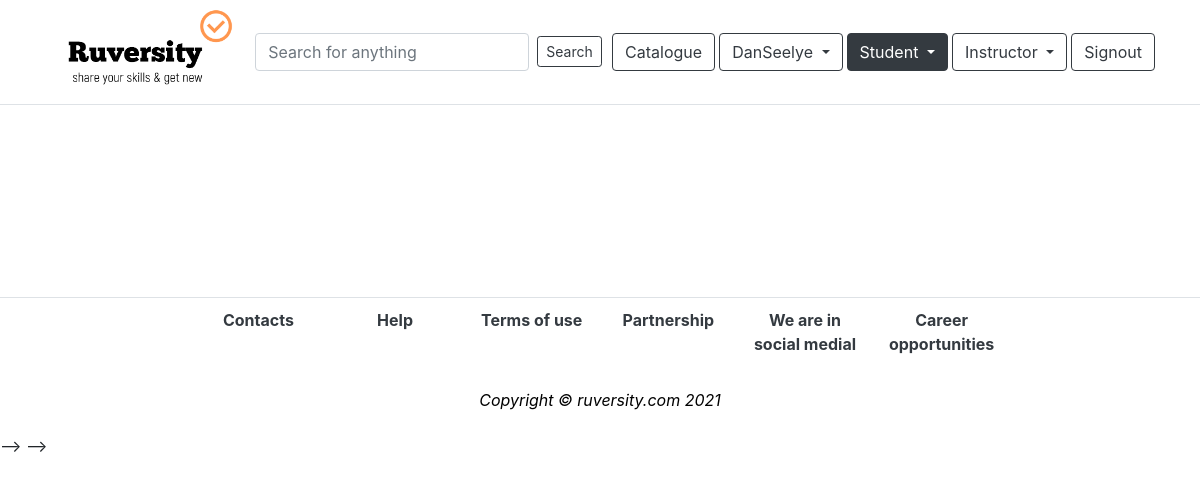
Page /mycourses/ (signed in) on the earlier database version.
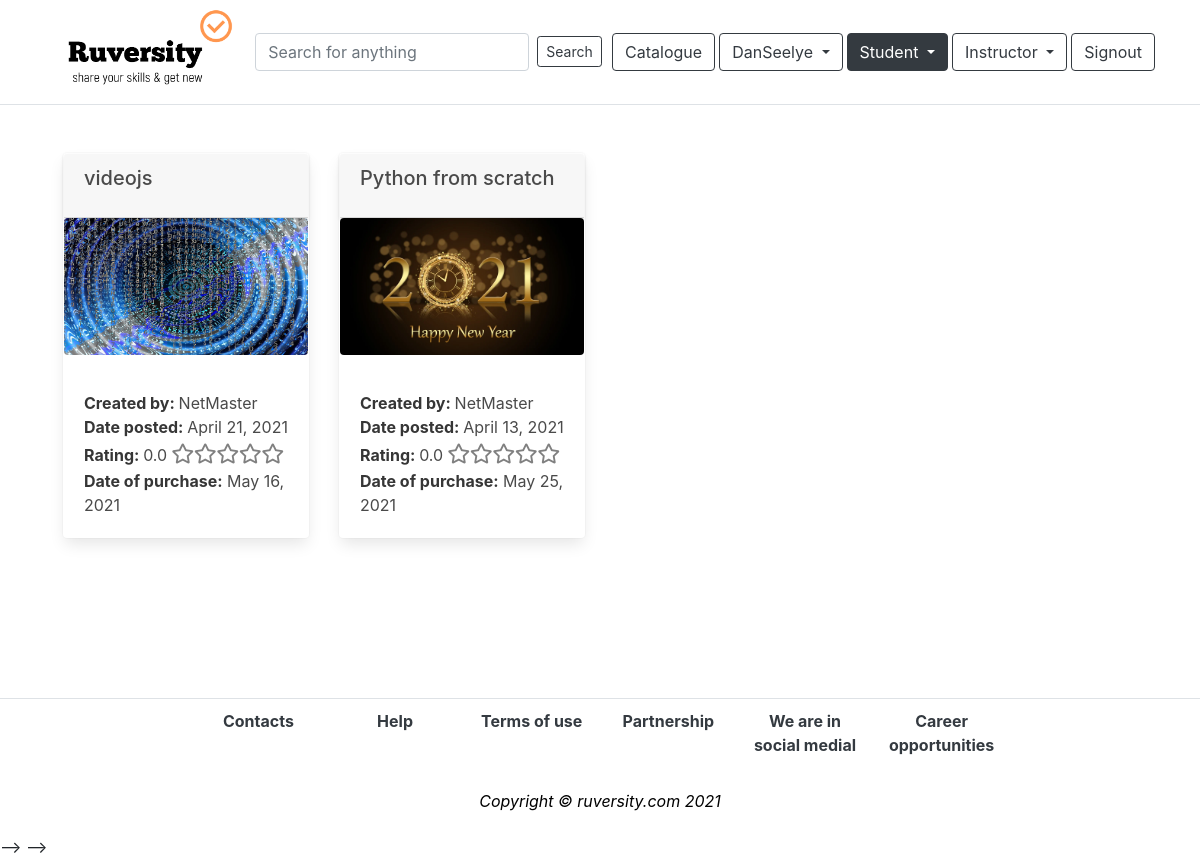
Same page on the later database version.
### app_content/models.py (models this page shows, shortened)
class Transaction(models.Model):
    course = models.ForeignKey(MainSubject, on_delete=models.DO_NOTHING)
    buyer = models.ForeignKey(User, on_delete=models.DO_NOTHING)
    date_bought = models.DateField(auto_now_add=True)
    paid_amount = models.FloatField(null=True)

class MainSubject(models.Model):
    category = models.ForeignKey(Category, on_delete=models.DO_NOTHING)
    title = models.CharField(max_length=100)
    description = models.TextField(null=True)
    prerequisite = models.TextField(null=True)
    date_posted = models.DateField(auto_now_add=True)
    thumbnail_file = models.FileField(upload_to='uploads')
    author = models.ForeignKey(User, on_delete=models.DO_NOTHING)
    price = models.ForeignKey(Price, on_delete=models.DO_NOTHING)
    language = models.ForeignKey(Language, on_delete=models.DO_NOTHING)
    percent = models.CharField(max_length=50, default='0%')
    total = models.IntegerField(default=0)  # Общее число баллов
    quantity = models.IntegerField(default=0)  # Кол-во оценок
    av_rating = models.DecimalField(max_digits=3, decimal_places=1, default=0)  # average rating
    transactions = models.IntegerField(default=0)#counter
    reviews = models.IntegerField(default=0)#counter
    ready = models.BooleanField(default=False)
    checked = models.BooleanField(default=False)
    blocked = models.BooleanField(default=False)
    discount_programs = models.BooleanField(default=True)
    length = models.DecimalField(max_digits=5, decimal_places=2, default=0)

### app_mycourses/views.py (the view)
# urls.py: path('', views.mycourses, name='mycourses'),
def mycourses(request):
    if request.user.is_authenticated:
        my_courses = Transaction.objects.filter(buyer=request.user)
        paginator = Paginator(my_courses, 8)
        page = request.GET.get('page')
        paged_my_courses = paginator.get_page(page)
        context = {
            'my_courses': paged_my_courses
        }
        return render(request, 'mycourses/mycourses.html', context)
    else:
        return redirect('login')

### templates/mycourses/mycourses.html (shortened to what this page needs)
{% extends 'base.html' %}
{% load humanize %}
{% block content %}
<section class="section">
    <div class="container">
        <div class="row">
            {% for course in my_courses %}
        <div class="col-sm-3">
            <div class="card mb-3" style="border-color: transparent;">
                <div class="card-header" style='height:4rem'>
                    <h5>{{course.course.title}}</h5>
                </div>
                    <a href="{% url 'subject_purchased' course.course.id %}">
                        <figure class="image is-16by9">
                            <img src="{{course.course.thumbnail_file.url}}" alt="Placeholder image" class='rounded-2 img-fluid'>
                        </figure>
                    </a>
                    <div class="card-body">
                        <div class="row">
                            <div class="col"><strong>Created by: </strong>{{course.course.author}}</div>
                        </div>
                        <div class="row">
                            <div class="col"><strong>Date posted: </strong>{{course.course.date_posted}}</div>
                        </div>
                        <div class="row">
                            <div class="col">
                                <strong>
                                    Rating:
                                </strong> {{course.course.av_rating}}
                                <div class="stars-outer">
                                </div>
                            </div>
                        </div>
                        <div class="row">
                            <div class="col">
                                <strong>Date of purchase:</strong> {{course.date_bought}}
                            </div>
                        </div>
                    </div>
                </div>
            </div>
            {% endfor %}
        </div>
    </div>
</section>
{% endblock %}

### templates/base.html (shortened to what this page needs)
{% load static %}
<!DOCTYPE html>
<html>
<head>
<link href="https://cdn.jsdelivr.net/npm/bootstrap@5.1.3/dist/css/bootstrap.min.css" rel="stylesheet"
>
    <link rel="stylesheet" href="https://cdnjs.cloudflare.com/ajax/libs/bulma/0.7.1/css/bulma.min.css">
    <link rel="stylesheet" href="https://cdn.jsdelivr.net/npm/bootstrap@4.5.3/dist/css/bootstrap.min.css"
>
    <link rel="stylesheet" href="https://cdnjs.cloudflare.com/ajax/libs/font-awesome/4.7.0/css/font-awesome.min.css">
    <link rel="stylesheet" href="https://use.fontawesome.com/releases/v5.5.0/css/all.css">
    <link rel="stylesheet" href="{% static 'style.css' %}">
    <link href="https://vjs.zencdn.net/7.11.4/video-js.css" rel="stylesheet" />
    <link href="https://unpkg.com/video.js@7/dist/video-js.min.css" rel="stylesheet" />
    <link href="https://unpkg.com/@videojs/themes@1/dist/city/index.css" rel="stylesheet" />
    <link href="https://unpkg.com/@videojs/themes@1/dist/fantasy/index.css" rel="stylesheet"/>
    <link href="https://unpkg.com/@videojs/themes@1/dist/forest/index.css" rel="stylesheet"/>
    <link href="https://unpkg.com/@videojs/themes@1/dist/sea/index.css" rel="stylesheet"/>
    <link href="https://unpkg.com/videojs-max-quality-selector/dist/videojs-max-quality-selector.css" rel="stylesheet"/>
</head>
<body>
    {% include 'partials/_navbar.html' %}
    {% block content %}
    {% endblock %}
    {% include 'partials/_footer.html' %}
     -->
     -->
</body>
</html>

### templates/partials/_navbar.html (shortened to what this page needs)
{% load static %}
<nav class="navbar navbar-expand-lg navbar-light bg-white border-bottom">
<div class="container">
  <img src={% static "images/logo.png" %} alt="Image" width="200" height="200">
<form action="{% url 'gen_search' %}" method='POST' class="form-inline m-auto">
  <input type="text" name="keyword" placeholder="Search for anything " class="form-control mr-sm-2">
  {% if 'gen_search' in request.path %}
  <button class="btn btn-sm btn-outline-dark active" input type="submit">Search</button>
  {% else %}
  <button class="btn btn-sm btn-outline-dark" input type="submit">Search</button>
  {% endif %}
</form>
{% if user.is_authenticated %}
  {% if 'main_page' in request.path %}
  <a class="btn btn-outline-dark mr-1 active" href="{% url 'main_page' %}" role=’button’>Catalogue</a>
  {% else %}
  <a class="btn btn-outline-dark mr-1" href="{% url 'main_page' %}" role=’button’>Catalogue</a>
  {% endif %}
    {% if 'dashboard' in request.path %}
    <div class="dropdown mr-1">
    <button type="button" class='btn btn-outline-dark btn-md dropdown-toggle active' data-bs-toggle='dropdown'>
    {{user.first_name}} {{user.last_name}}
    </button>
    {% else %}
    <div class="dropdown mr-1">
      <button type="button" class='btn btn-outline-dark btn-md dropdown-toggle' data-bs-toggle='dropdown'>
      {{user.first_name}}{{user.last_name}}
      </button>
    {% endif %}
    </div>
    {% if 'mycourses' in request.path or 'cart' in request.path %}
    <div class="dropdown mr-1">
      <button type="button" class='btn btn-outline-dark btn-md dropdown-toggle active'
      data-bs-toggle='dropdown'>
        Student
    </button>
    {% else %}
    <div class="dropdown mr-1">
    <button type="button" class='btn btn-outline-dark btn-md dropdown-toggle' data-bs-toggle='dropdown'>
      Student
    </button>
    {% endif %}
  </div>
    {% if 'author_profile' in request.path or 'transactions' in request.path%}
    <div class="dropdown mr-1">
        <button type="button" class='btn btn-outline-dark btn-md dropdown-toggle active' data-bs-toggle='dropdown'>
            Instructor
        </button>
      {% else %}
      <div class="dropdown mr-1">
      <button type="button" class='btn btn-outline-dark btn-md dropdown-toggle' data-bs-toggle='dropdown'>
        Instructor
      </button>
      {% endif %}
    </div>
    <a class="btn btn-outline-dark btn-md" href="{% url 'logout' %}" role=’button’>Signout</a>
  {% endif %}
</div>
</nav>

### templates/partials/_footer.html
{% load static %}
<nav class="navbar navbar-expand-lg navbar-light bg-white border-top sticky-bottom">
<div class="container">
  <div class="row m-auto">
    <div class="col-2">
        <a class='nav-link' href="{% url 'contacts' %}">
        <div class="text-dark text-center"><b>Contacts</b></div>
        </a>
    </div>
       <div class="col-2">
        <a class='nav-link' href="{% url 'help' %}">
          <div class="text-dark text-center"><b>Help</b></div>
          </a>
        </div>
          <div class="col-2">
        <a class='nav-link' href="{% url 'termsofuse' %}">
          <div class="text-dark text-center"><b>Terms of use</b></div>
          </a>
        </div>
          <div class="col-2">
        <a class='nav-link' href="{% url 'partnership' %}">
        <div class="text-dark text-center "><b>Partnership</b></div>
        </a>
      </div>
        <div class="col-2">
        <a class='nav-link' href="{% url 'socialmedia' %}">
        <div class="text-dark text-center"><b>We are in social medial</b></div>
        </a>
        </div>
          <div class="col-2">
          <a class='nav-link' href="{% url 'career' %}">
          <div class="text-dark text-center "><b>Career opportunities</b></div>
          </a>
          </div>
      </div>
</div>
  </nav>
  <nav class="navbar navbar-expand-lg navbar-light bg-white sticky-bottom">
    <div class="container">
      <div class="row m-auto">
      <div class="m-0 text-center text-black">
        <i>Copyright &copy; ruversity.com 2021</i>
      </div>
  </div>
  </div>
</nav>

### project/static/style.css (style rules this page uses)
:root { --max-width: 56%; }
.stars-outer { position: relative; display: inline-block; }
.stars-outer::before { content: '\f005 \f005 \f005 \f005 \f005'; font-family: 'Font Awesome 5 Free'; font-weight: 200; color:grey; font-size: 20px; }
:root { --primary-color: grey; --font-color: white; }
.nav-link { padding:0%; }

Differences in the rows shown:
added Transaction: course "videojs", course.thumbnail_file (picture), course.author "NetMaster", course.date_posted "April 21, 2021", course.av_rating "0.0", date_bought "May 16, 2021"
added Transaction: course "Python from scratch", course.thumbnail_file (picture), course.author "NetMaster", course.date_posted "April 13, 2021", course.av_rating "0.0", date_bought "May 25, 2021"
